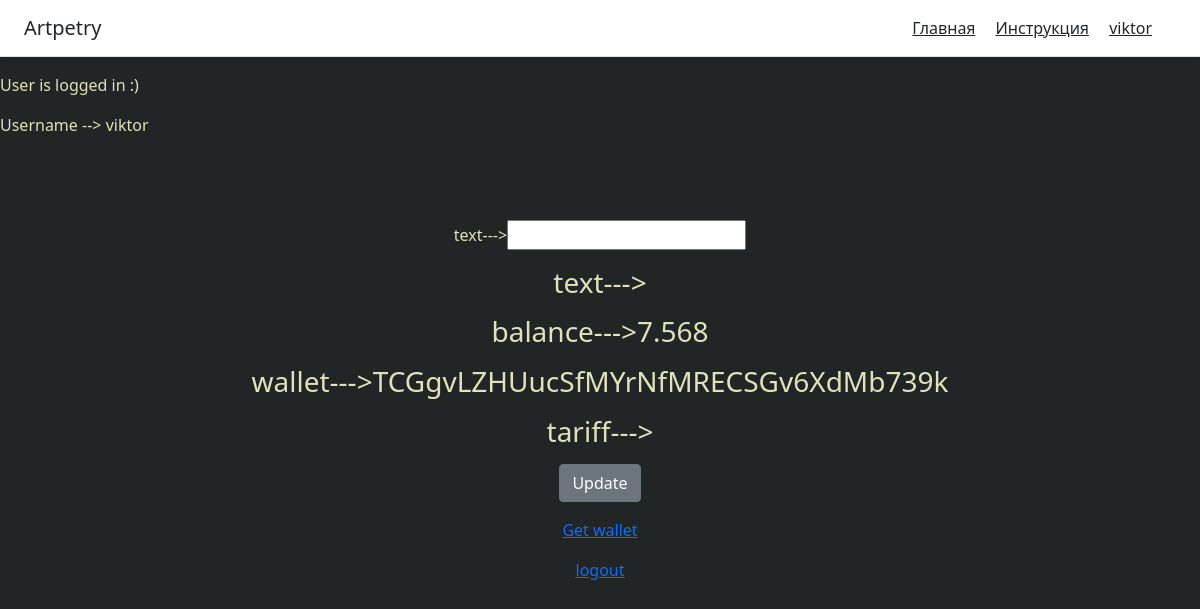
The app's page /user_settings/1 (signed in), older data.
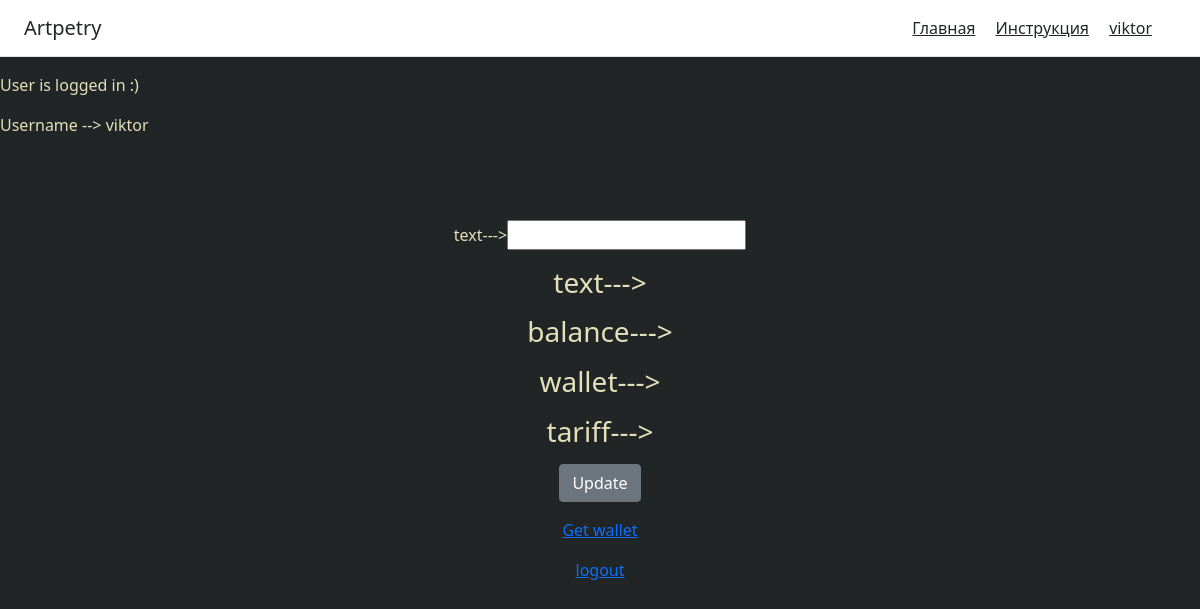
The same page, newer data.
### spam/models.py (models this page shows, shortened)
class User_settings(models.Model):
    user = models.ForeignKey(User, on_delete=models.CASCADE,blank=True)
    balance = models.CharField(max_length=100,blank=True)
    wallet = models.CharField(max_length=256,blank=True)
    hex_address = models.CharField(max_length=256,blank=True)
    private_key = models.CharField(max_length=256,blank=True)
    public_key = models.CharField(max_length=256,blank=True)
    text = models.CharField(max_length=100,blank=True)
    user_names = models.CharField(max_length=100,blank=True)
    tariff = models.CharField(max_length=100,blank=True)
    numbers = models.CharField(max_length=20,blank=True)
    date = models.DateTimeField(default=timezone.now)

### spam/views.py (the view)
# urls.py: path('user_settings/<int:id>', views.user_settings, name='user_settings'),
def user_settings(request,id):
    news_show = User_settings.objects.get(pk=id)
    form = SubscriberForm_test( instance=news_show)
    if request.user.is_authenticated:
        if request.method == "POST":
            form = SubscriberForm_test(request.POST, request.FILES or None, instance=news_show)
            post = form.save(commit=False)
            post.user = request.user
            post.save(update_fields=['text'])
            return redirect('/')
    return render(request, 'account/user_settings.html',
                      {'form':form,
                      'news_show':news_show,}
                      )

### spam/forms.py
class SubscriberForm_test(forms.ModelForm):
    class Meta:
        model = User_settings
        exclude = [""]

### spam/templates/account/user_settings.html (shortened to what this page needs)
{% extends "base.html" %}
{% block content %}
    {% if request.user.is_authenticated %}
<p style="color:#e1e1bb;" xmlns="http://www.w3.org/1999/html" xmlns="http://www.w3.org/1999/html">User is logged in :)</p>
        <p style="color:#e1e1bb;" >Username -->  {{ request.user.username }}</p>
<div class="container">
    <div class="row align-items-center justify-content-center" style="height:60vh;">
         <div>
<div class="col-10 offset-1 text-center ">
<p class="text-center d-flex align-self-center" style="color:#e1e1bb;">
         <form action="" method="post" enctype="multipart/form-data" style="color:#e1e1bb;">
             text--->{{ form.text }}
             <p><h3>             text--->{{ news_show.text}}</h3></p>
             <p><h3>             balance--->{{ news_show.balance}}</h3></p>
             <p><h3>             wallet--->{{ news_show.wallet}}</h3></p>
             <p><h3>             tariff--->{{ news_show.tariff}}</h3></p>
             <input type="submit" value="Update" class="btn btn-secondary" >
            <a  href="{% url 'get_wallet'  request.user.id %}> " > Get wallet</a>
            <a  href="{% url 'logout' %} " >logout</a>
         </form>
    {% endif %}
{% endblock %}

Row changes from the older to the newer data that the page shows:
changed User_settings: balance "7.568" → (not shown); wallet "TCGgvLZHUucSfMYrNfMRECSGv6XdMb739k" → (not shown)
